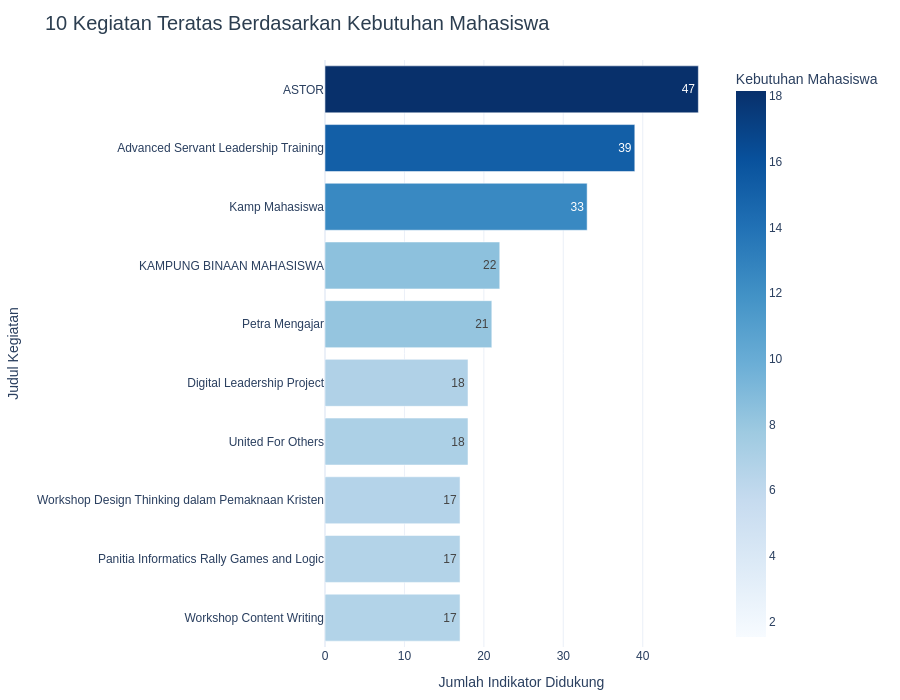

The cell this chart's notebook holds for it:
### Code cell
rentang_warna = [df['skor_dampak_kebutuhan'].min(), df['skor_dampak_kebutuhan'].max()]

fig = px.bar(
    df.nlargest(10, 'skor_dampak_kebutuhan'), 
    x='jumlah_indikator_didukung', 
    y='judul_kegiatan', 
    color='skor_dampak_kebutuhan',
    range_color=rentang_warna,
    orientation='h', 
    title='10 Kegiatan Teratas Berdasarkan Kebutuhan Mahasiswa',
    labels={
        'skor_dampak_kebutuhan': 'Kebutuhan Mahasiswa',
        'judul_kegiatan': 'Judul Kegiatan',
        'jumlah_indikator_didukung': 'Jumlah Indikator Didukung'
    },
    color_continuous_scale='Blues',
    text_auto='.0f'
)

fig.update_layout(
    yaxis={'categoryorder': 'total ascending'},
    template='plotly_white',
    title_font=dict(size=20, color='#2C3E50', family='Arial'),
    font=dict(size=12, family='Arial'),
    height=700,
    margin=dict(l=20, r=20, t=60, b=20)
)

fig.show()

### Figure 1 — Plotly figure (JSON) as saved in the notebook; plotly's stock layout.template omitted (floating-point values rounded to 4 significant figures)
{"data": [{"hovertemplate": "Jumlah Indikator Didukung=%{x}<br>Judul Kegiatan=%{y}<br>Kebutuhan Mahasiswa=%{marker.color}<extra></extra>", "legendgroup": "", "marker": {"color": [18.16, 15.15, 12.46, 8.461, 8.14, 7.029, 6.847, 6.715, 6.689, 6.611], "coloraxis": "coloraxis", "pattern": {"shape": ""}}, "name": "", "orientation": "h", "showlegend": false, "textposition": "auto", "texttemplate": "%{x:.0f}", "type": "bar", "x": [47, 39, 33, 22, 21, 18, 18, 17, 17, 17], "xaxis": "x", "y": ["ASTOR", "Advanced Servant Leadership Training", "Kamp Mahasiswa", "KAMPUNG BINAAN MAHASISWA", "Petra Mengajar", "United For Others", "Digital Leadership Project", "Workshop Content Writing", "Panitia Informatics Rally Games and Logic", "Workshop Design Thinking dalam Pemaknaan Kristen"], "yaxis": "y"}], "layout": {"barmode": "relative", "coloraxis": {"cmax": 18.16, "cmin": 1.524, "colorbar": {"title": {"text": "Kebutuhan Mahasiswa"}}, "colorscale": [[0, "rgb(247,251,255)"], [0.125, "rgb(222,235,247)"], [0.25, "rgb(198,219,239)"], [0.375, "rgb(158,202,225)"], [0.5, "rgb(107,174,214)"], [0.625, "rgb(66,146,198)"], [0.75, "rgb(33,113,181)"], [0.875, "rgb(8,81,156)"], [1, "rgb(8,48,107)"]]}, "font": {"family": "Arial", "size": 12}, "height": 700, "legend": {"tracegroupgap": 0}, "margin": {"b": 20, "l": 20, "r": 20, "t": 60}, "title": {"font": {"color": "#2C3E50", "family": "Arial", "size": 20}, "text": "10 Kegiatan Teratas Berdasarkan Kebutuhan Mahasiswa"}, "xaxis": {"anchor": "y", "domain": [0, 1], "title": {"text": "Jumlah Indikator Didukung"}}, "yaxis": {"anchor": "x", "categoryorder": "total ascending", "domain": [0, 1], "title": {"text": "Judul Kegiatan"}}}}
